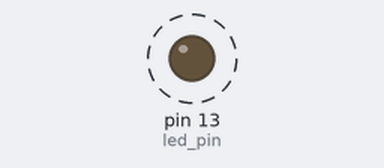
Simulated run of this sketch. Board: Arduino Uno, built with avr-gcc and run on an emulated ATmega328P. On the bench: output pins drawn as LEDs (lit = HIGH). Dashed ring = blinking. No radio packets arrive unless stated.

Above: at 0.5 s.
Timing chart, 0 to 3.0 s (numbered marks = the images above):
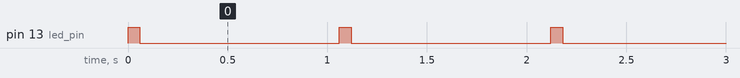

The sketch:

transmitter.ino
```cpp
#include <VirtualWire.h>

const int led_pin = 13;
const int transmit_pin = 12;

void setup()
{
    // Initialise the IO and ISR
    vw_set_tx_pin(transmit_pin);
    vw_set_ptt_inverted(true); // Required for DR3100
    vw_setup(2000);       // Bits per sec
    pinMode(led_pin, OUTPUT);
}


void loop()
{
  char msg[7] = {'0','7','7','1','0','0','7'};
  digitalWrite(led_pin, HIGH); // Flash a light to show transmitting
  vw_send((uint8_t *)msg, 7);
  vw_wait_tx(); // Wait until the whole message is gone
  digitalWrite(led_pin, LOW);
  delay(1000);
}
```

Measured:
- by itself, pin 13 (led_pin): alternates HIGH for 0.06 s and LOW for 1.0 s
